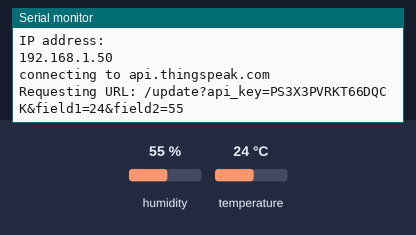
A sketch run on a simulated ESP8266 (NodeMCU). On the bench: the last lines printed to the serial monitor. The test bench sets the inputs (shaded band); at power-on: humidity 55 %, temperature 24 °C. WiFi joins after 1.5 s; servers stay silent unless stated; web services answer with replies made up by the test bench.

Above: at 2.7 s.
2.8 s: humidity set to 22 %
At 2.98 s:
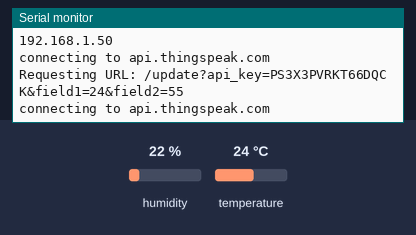
4.6 s: temperature set to 12 °C
At 6.2 s:
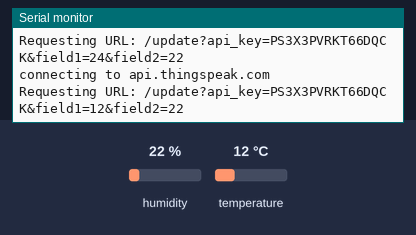
6.4 s: humidity set to 40 %
At 7.8 s:
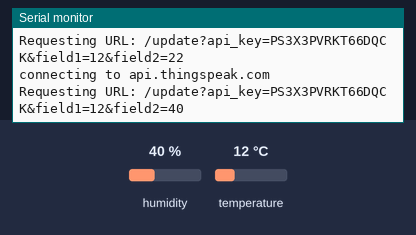

The sketch:

dh11_get.ino
```cpp
#include <ESP8266WiFi.h>
#include <SimpleDHT.h>
#include <ArduinoJson.h>

//https://thingspeak.com/channels/329302/feed.json
const char* ssid     = "Ashwini";
const char* password = "12345678";
//const char* ssid     = "OS3-AP3";
//const char* password = "Udt@Punj@b";
const char* writeAPIKey = "PS3X3PVRKT66DQCK";


const char* host = "api.thingspeak.com";

int pinDHT11 = 2;
SimpleDHT11 dht11;
int i1 ;
int i2;

void setup() {
  Serial.begin(115200);
  delay(10);
  // We start by connecting to a WiFi network

  Serial.println();
  Serial.println();
  Serial.print("Connecting to ");
  Serial.println(ssid);

  WiFi.begin(ssid, password);

  while (WiFi.status() != WL_CONNECTED) {
    delay(500);
    Serial.print(".");
  }

  Serial.println("");
  Serial.println("WiFi connected");
 Serial.println("IP address: ");
 Serial.println(WiFi.localIP());
}

void loop() {

 byte temperature = 0;
  byte humidity = 0;
 if (dht11.read(pinDHT11, &temperature, &humidity, NULL)) {
   Serial.print("Read DHT11 failed.");
   delay(500);

  }

  Serial.print("connecting to ");
  Serial.println(host);

  // Use WiFiClient class to create TCP connections
  WiFiClient client;
  const int httpPort = 80;
  if (!client.connect(host, httpPort)) {
    Serial.println("connection failed");
    return;
  }

  // We now create a URI for the request
//String url = "/update?api_key=";

 String url = "/update?api_key=";    //to see json(sensor) data

  url+=writeAPIKey;
  url+="&field1=";
  url+=String(temperature);
  url+="&field2=";
  url+=String(humidity);
  url+="\r\n";

  Serial.print("Requesting URL: ");
  Serial.println(url);

  // This will send the request to the server
  client.print(String("GET ") + url + " HTTP/1.1\r\n" +
               "Host: " + host + "\r\n" +
               "Connection: close\r\n\r\n");

  unsigned long timeout = millis();
  while (client.available() == 0) {
    if (millis() - timeout > 5000) {
      Serial.println(">>> Client Timeout !");
      client.stop();
      return;
    }
  }


  // Read all the lines of the reply from server and print them to Serial

  String line;
  while(client.available())
 {
   line += client.readStringUntil('\r');
 }
}
```

Measured:
- after the input at 4.6 s, the serial monitor: prints a new line after 0.99 s (image 2)
- after the input at 6.4 s, the serial monitor: prints a new line after 0.48 s (image 3)
